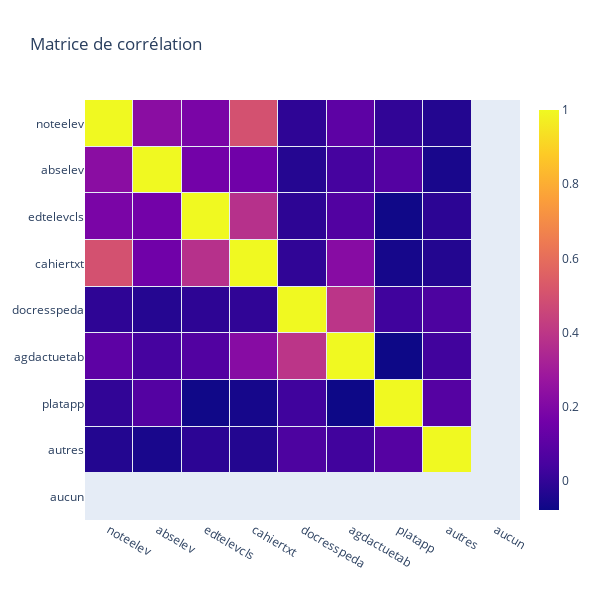

Notebook code cell kept with this figure:
### Markdown cell above
### Corrélation

On va d'abord voir si une corrélation existe entre ces différentes variables.

### Code cell
columns_names = df_services.columns

heat = go.Heatmap(
    z = df_services.corr(),
    x = columns_names,
    y = columns_names,
    xgap=1,
    ygap=1,
    colorbar_thickness=20,
    colorbar_ticklen=3,
    hovertext= df_services.corr(),
    hoverinfo='text'
)

layout = go.Layout(
    title='Matrice de corrélation',
    width=600,
    height=600,
    xaxis_showgrid=False,
    yaxis_showgrid=False,
    yaxis_autorange='reversed'
)

fig = go.Figure(data=[heat], layout=layout)
fig.show()

### Figure 1 — Plotly figure (JSON) as saved in the notebook; plotly's stock layout.template omitted (floating-point values rounded to 4 significant figures)
{"data": [{"colorbar": {"thickness": 20, "ticklen": 3}, "hoverinfo": "text", "hovertext": [[1, 0.2289, 0.1843, 0.4992, -0.008583, 0.1034, -0.00329, -0.03319, null], [0.2289, 1, 0.1652, 0.1547, -0.0277, 0.04105, 0.07856, -0.05354, null], [0.1843, 0.1652, 1, 0.3767, -0.01137, 0.07262, -0.07162, -0.01256, null], [0.4992, 0.1547, 0.3767, 1, -0.004284, 0.2213, -0.06076, -0.03313, null], [-0.008583, -0.0277, -0.01137, -0.004284, 1, 0.3927, 0.02949, 0.06035, null], [0.1034, 0.04105, 0.07262, 0.2213, 0.3927, 1, -0.07868, 0.02995, null], [-0.00329, 0.07856, -0.07162, -0.06076, 0.02949, -0.07868, 1, 0.08087, null], [-0.03319, -0.05354, -0.01256, -0.03313, 0.06035, 0.02995, 0.08087, 1, null], [null, null, null, null, null, null, null, null, null]], "type": "heatmap", "x": ["noteelev", "abselev", "edtelevcls", "cahiertxt", "docresspeda", "agdactuetab", "platapp", "autres", "aucun"], "xgap": 1, "y": ["noteelev", "abselev", "edtelevcls", "cahiertxt", "docresspeda", "agdactuetab", "platapp", "autres", "aucun"], "ygap": 1, "z": [[1, 0.2289, 0.1843, 0.4992, -0.008583, 0.1034, -0.00329, -0.03319, null], [0.2289, 1, 0.1652, 0.1547, -0.0277, 0.04105, 0.07856, -0.05354, null], [0.1843, 0.1652, 1, 0.3767, -0.01137, 0.07262, -0.07162, -0.01256, null], [0.4992, 0.1547, 0.3767, 1, -0.004284, 0.2213, -0.06076, -0.03313, null], [-0.008583, -0.0277, -0.01137, -0.004284, 1, 0.3927, 0.02949, 0.06035, null], [0.1034, 0.04105, 0.07262, 0.2213, 0.3927, 1, -0.07868, 0.02995, null], [-0.00329, 0.07856, -0.07162, -0.06076, 0.02949, -0.07868, 1, 0.08087, null], [-0.03319, -0.05354, -0.01256, -0.03313, 0.06035, 0.02995, 0.08087, 1, null], [null, null, null, null, null, null, null, null, null]]}], "layout": {"height": 600, "title": {"text": "Matrice de corrélation"}, "width": 600, "xaxis": {"showgrid": false}, "yaxis": {"autorange": "reversed", "showgrid": false}}}
